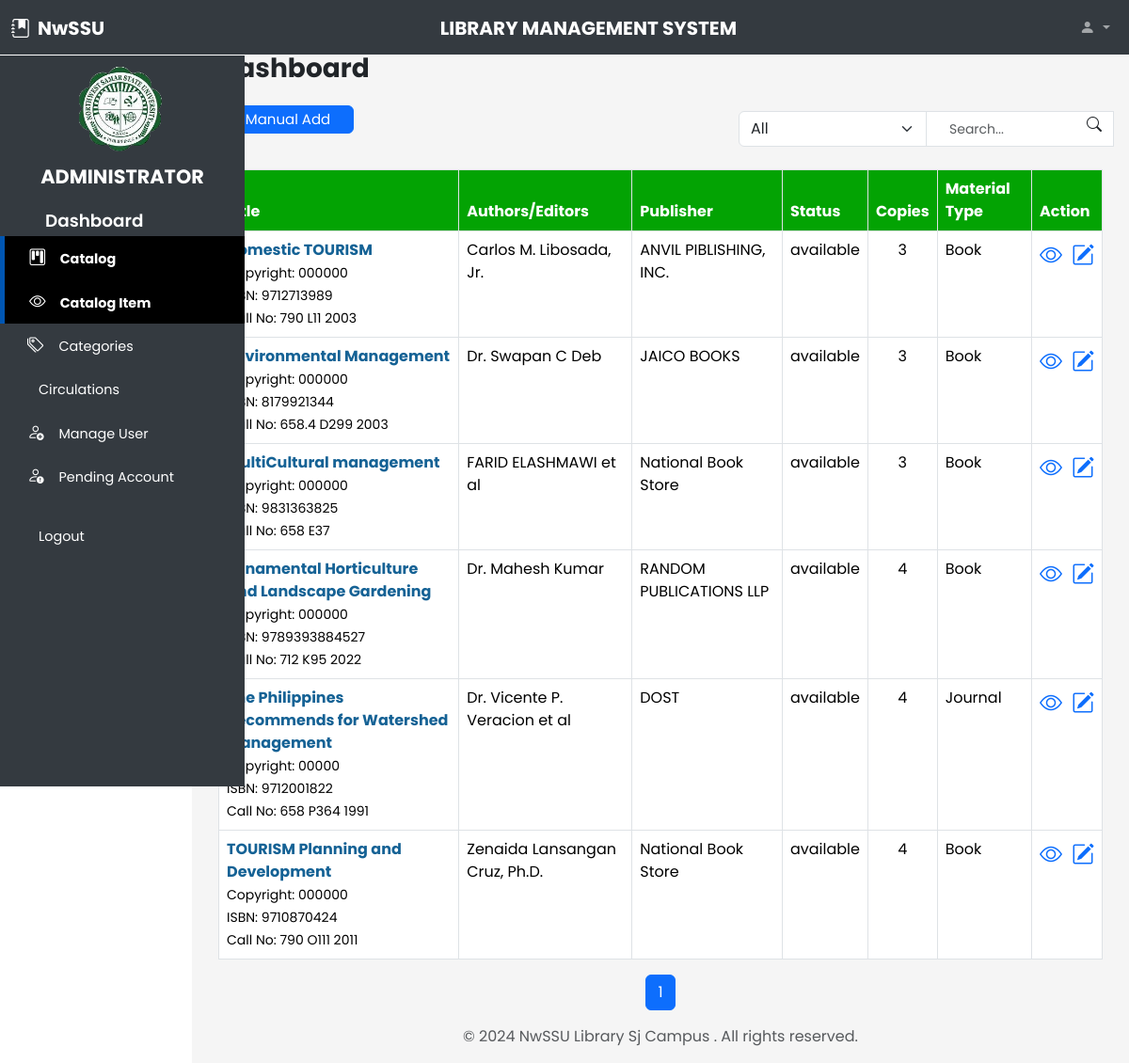
Screenshot of /admin_panel/display_books.php (signed in) with the database file from the repository.
### tables this page shows
CREATE TABLE `books` (
  `id` int(100) NOT NULL,
  `material_type` varchar(250) NOT NULL,
  `sub_type` varchar(250) NOT NULL,
  `category` varchar(250) NOT NULL,
  `title` varchar(500) NOT NULL,
  `author` varchar(500) NOT NULL,
  `publisher` varchar(500) NOT NULL,
  `status` varchar(100) NOT NULL,
  `subject` varchar(250) NOT NULL,
  `content` varchar(5000) NOT NULL,
  `summary` varchar(5000) NOT NULL,
  `issn` varchar(250) NOT NULL,
  `call_no` varchar(250) NOT NULL,
  `ISBN` varchar(250) NOT NULL,
  `copyright` varchar(250) NOT NULL,
  `page_number` int(250) NOT NULL,
  `edition` varchar(250) NOT NULL,
  `copies` int(250) NOT NULL,
  `date_acquired` varchar(250) NOT NULL,
  `books_image` varchar(400) DEFAULT NULL,
  `catalog_date` varchar(50) NOT NULL
);

### admin_panel/ins-dis-function.php (called while the page is built, shortened)
<?php
include '../component-library/connect.php';
$query = $conn->query("SELECT * FROM books");
$books = $query->fetchAll(PDO::FETCH_ASSOC);
$page = isset($_GET['page']) ? (int)$_GET['page'] : 1;
$books_per_page = 10;
$offset = ($page - 1) * $books_per_page;
$search_query = $_GET['query'] ?? '';
$search_category = $_GET['category'] ?? 'all';
$search_query_param = $search_query ? $search_query . '%' : '%';
if ($search_category !== 'all') {
    $query = $conn->prepare("SELECT * FROM books WHERE $search_category LIKE :search ORDER BY title ASC LIMIT :offset, :limit");
} else {
    $query = $conn->prepare("SELECT * FROM books WHERE
        call_no LIKE :search OR
        title LIKE :search OR
        author LIKE :search OR
        copyright LIKE :search OR
        publisher LIKE :search OR
        category LIKE :search OR
        status LIKE :search OR
        ISBN LIKE :search OR
        edition LIKE :search OR
        subject LIKE :search OR
        content LIKE :search OR
        summary LIKE :search
        ORDER BY title ASC LIMIT :offset, :limit");
}
$query->bindValue(':search', $search_query_param, PDO::PARAM_STR);
$query->bindValue(':offset', $offset, PDO::PARAM_INT);
$query->bindValue(':limit', $books_per_page, PDO::PARAM_INT);
$query->execute();
$books = $query->fetchAll(PDO::FETCH_ASSOC);
if ($search_category !== 'all') {
    $total_books_query = $conn->prepare("SELECT COUNT(*) FROM books WHERE $search_category LIKE :search");
} else {
    $total_books_query = $conn->prepare("SELECT COUNT(*) FROM books WHERE
        call_no LIKE :search OR
        title LIKE :search OR
        author LIKE :search OR
        copyright LIKE :search OR
        publisher LIKE :search OR
        category LIKE :search OR
        status LIKE :search OR
        ISBN LIKE :search OR
        edition LIKE :search OR
        subject LIKE :search OR
        content LIKE :search OR
        summary LIKE :search");
}
$total_books_query->bindValue(':search', $search_query_param, PDO::PARAM_STR);
$total_books_query->execute();
$total_books = $total_books_query->fetchColumn();
$total_pages = ceil($total_books / $books_per_page);
include '../admin_panel/side_nav.php';
?>

### admin_panel/display_books.php (the view, shortened to what this page needs)
<?php
include '../admin_panel/ins-dis-function.php';
?>
<!DOCTYPE html>
<html lang="en">
<head>
    <link href="https://cdn.jsdelivr.net/npm/bootstrap@5.3.3/dist/css/bootstrap.min.css" rel="stylesheet">
    <link rel="stylesheet" href="https://cdn.jsdelivr.net/npm/bootstrap-icons@1.11.3/font/bootstrap-icons.min.css">
    <link rel="stylesheet" href="../style/styleshitt.css">
</head>
<body>
    <div class="main p-3">
        <div class="container-fluid">
            <div class="row">
                <div class="col-md-10 fw-bold fs-3">
                    <p><span>Dashboard</span></p>
                </div>
            </div>
        </div>
        <div class="col-md-12 d-flex justify-content-between align-items-center mb-3">
            <button class="btn btn-primary custom-btn ms-3" data-bs-toggle="modal" data-bs-target="#addBookModal" onclick="resetModal()">Manual Add</button>
            <div class="d-flex justify-content-between align-items-center mb-2">
                <form id="searchForm" class="input-group mt-2" method="GET" action="">
                    <select class="form-select" id="searchCategory" name="category" aria-label="Category">
                        <option value="all" <?= $search_category === 'all' ? 'selected' : ''; ?>>All</option>
                    </select>
                    <input type="text" id="searchQuery" name="query" placeholder="Search..." value="<?php echo htmlspecialchars($search_query); ?>" class="form-control form-control-sm ps-4" style="width: 200px;">
                    <button type="submit" class="input-group-text" style="border: none; background: transparent;">
                        <i class="bi bi-search"></i>
                    </button>
                </form>
            </div>
        </div>
        <div class="container mt-3">
            <table class="table table-bordered">
                <thead class="thead-light">
                    <tr>
                        <th>Title</th>
                        <th>Authors/Editors</th>
                        <th>Publisher</th>
                        <th>Status</th>
                        <th>Copies</th>
                        <th>Material Type</th>
                        <th>Action</th>
                    </tr>
                </thead>
                <tbody>
                    <?php foreach ($books as $book): ?>
                        <tr>
                            <td>
                                <div class="book-title"><?php echo htmlspecialchars($book['title']); ?></div>
                                <small>Copyright: <?php echo htmlspecialchars($book['copyright']); ?></small><br>
                                <small>ISBN: <?php echo htmlspecialchars($book['ISBN']); ?></small><br>
                                <small>Call No: <?php echo htmlspecialchars($book['call_no']); ?></small>
                            </td>
                            <td class="book-info"><?php echo htmlspecialchars($book['author']); ?></td>
                            <td class="book-info"><?php echo htmlspecialchars($book['publisher']); ?></td>
                            <td class="book-info"><?php echo htmlspecialchars($book['status']); ?></td>
                            <td class="text-center"><?php echo htmlspecialchars($book['copies']); ?></td>
                            <td class="book-info"><?php echo htmlspecialchars($book['material_type']); ?></td>
                            <td class="action-column">
                                <div class="icon-container">
                                    <a href="books_detail.php?id=<?php echo urlencode($book['id']); ?>" class="view-btn">
                                        <i class="bi bi-eye icon-size" title="View Details"></i>
                                    </a>
                                    <a href="#" data-bs-toggle="modal" data-bs-target="#addBookModal" onclick="populateEditForm(<?php echo htmlspecialchars(json_encode($book)); ?>)">
                                        <i class="bi bi-pencil-square icon-size" title="Edit Book"></i>
                                    </a>
                                </div>
                            </td>
                        </tr>
                    <?php endforeach; ?>
                </tbody>
            </table>
        </div>
        <nav aria-label="Page navigation">
            <ul class="pagination justify-content-center">
                <?php for ($i = 1; $i <= $total_pages; $i++): ?>
                    <li class="page-item <?= ($i === $page) ? 'active' : ''; ?>">
                        <a class="page-link" href="?page=<?= $i; ?>&query=<?= urlencode($search_query); ?>&category=<?= urlencode($search_category); ?>"><?= $i; ?></a>
                    </li>
                <?php endfor; ?>
            </ul>
        </nav>
        <footer class="footer">
            <div class="container text-center">
                <span class="text-muted">© 2024 NwSSU Library Sj Campus <i class="fas fa-comment-alt-plus"></i>. All rights reserved.</span>
            </div>
        </footer>
    </div>
</body>
</html>

### style/styleshitt.css (style rules this page uses)
a { text-decoration: none; }
li { list-style: none; }
body { font-family: 'Poppins', sans-serif; }
.main { margin-top: 3%; margin-left: 17%; min-height: calc(100vh); width: calc(83%); overflow-y: auto; transition: all 0.35s ease-in-out; background-color: whitesmoke; }
.input-group { position: relative; }
.input-group-text { cursor: pointer; position: absolute; right: 1px; top: 40%; transform: translateY(-50%); z-index: 2; background-color: transparent; border: none; }
.form-control { padding-right: 2.5rem; }
.custom-btn { width: 110px; height: 32px; margin-bottom: 2%; font-size: 14px; }
.table thead th { background-color: rgb(3, 163, 3); color: white; font-weight: bold; border-bottom: #1979ca; }
.table .book-title { font-weight: bold; color: #156295; text-decoration: none; text-align: 2%; }
.icon-container { display: flex; justify-content: center; align-items: center; gap: 10px; cursor: pointer; }
.icon-size { font-size: 1.5rem; }
.action-column { text-align: center; }
.custom-btn { width: 140px; height: 30px; font-size: 15px; display: flex; align-items: center; justify-content: center; }
.form-control-sm { height: 30px; font-size: 0.875rem; }
#searchForm .form-select, #searchForm .form-control { height: calc(2.25rem + 2px); width: 200px; }

### rows the page displays
books: title "Domestic TOURISM", copyright "000000", ISBN "9712713989", call_no "790 L11 2003", author "Carlos M. Libosada, Jr.", publisher "ANVIL PIBLISHING, INC.", status "available", copies "3", material_type "Book"
books: title "Environmental Management", copyright "000000", ISBN "8179921344", call_no "658.4 D299 2003", author "Dr. Swapan C Deb", publisher "JAICO BOOKS", status "available", copies "3", material_type "Book"
books: title "MultiCultural management", copyright "000000", ISBN "9831363825", call_no "658 E37", author "FARID ELASHMAWI et al", publisher "National Book Store", status "available", copies "3", material_type "Book"
books: title "Ornamental Horticulture and Landscape Gardening", copyright "000000", ISBN "9789393884527", call_no "712 K95 2022", author "Dr. Mahesh Kumar", publisher "RANDOM PUBLICATIONS LLP", status "available", copies "4", material_type "Book"
books: title "The Philippines Recommends for Watershed Management", copyright "00000", ISBN "9712001822", call_no "658 P364 1991", author "Dr. Vicente P. Veracion et al", publisher "DOST", status "available", copies "4", material_type "Journal"
books: title "TOURISM Planning and Development", copyright "000000", ISBN "9710870424", call_no "790 O111 2011", author "Zenaida Lansangan Cruz, Ph.D.", publisher "National Book Store", status "available", copies "4", material_type "Book"
